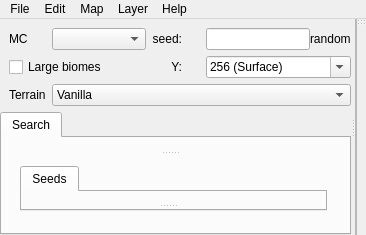
<?xml version="1.0" encoding="UTF-8"?>
<ui version="4.0">
 <class>MainWindow</class>
 <widget class="QMainWindow" name="MainWindow">
  <property name="windowTitle">
   <string>Cubiomes Viewer (Tectonic build)</string>
  </property>
  <property name="windowIcon">
   <iconset resource="../rc/icons.qrc">
    <normaloff>:/icons/logo.png</normaloff>:/icons/logo.png</iconset>
  </property>
  <widget class="QWidget" name="centralWidget">
   <layout class="QGridLayout" name="gridLayout_6">
    <property name="leftMargin">
     <number>0</number>
    </property>
    <property name="topMargin">
     <number>0</number>
    </property>
    <property name="rightMargin">
     <number>0</number>
    </property>
    <property name="bottomMargin">
     <number>0</number>
    </property>
    <item row="0" column="0">
     <widget class="QSplitter" name="splitterMap">
      <property name="orientation">
       <enum>Qt::Horizontal</enum>
      </property>
      <widget class="QFrame" name="controlFrame">
       <layout class="QVBoxLayout" name="verticalLayout_5">
        <property name="leftMargin">
         <number>0</number>
        </property>
        <property name="topMargin">
         <number>0</number>
        </property>
        <property name="rightMargin">
         <number>0</number>
        </property>
        <property name="bottomMargin">
         <number>0</number>
        </property>
        <item>
         <layout class="QGridLayout" name="gridMCSeed">
          <property name="leftMargin">
           <number>9</number>
          </property>
          <property name="topMargin">
           <number>9</number>
          </property>
          <item row="2" column="0">
           <widget class="QLabel" name="labelTectonic">
            <property name="toolTip">
             <string>Overworld terrain generator. Tectonic needs Minecraft 26.3.</string>
            </property>
            <property name="text">
             <string>Terrain</string>
            </property>
           </widget>
          </item>
          <item row="2" column="1" colspan="7">
           <widget class="StyledComboBox" name="comboTectonic">
            <property name="toolTip">
             <string>Overworld terrain generator. With Tectonic the biome map, the height layer and the height readout show the Tectonic mod's world (base surface height). Selecting it switches to Minecraft 26.3. Structures are not verified for Tectonic.</string>
            </property>
            <item>
             <property name="text">
              <string>Vanilla</string>
             </property>
            </item>
            <item>
             <property name="text">
              <string>Tectonic 3.0.31 (mod, default config)</string>
             </property>
            </item>
            <item>
             <property name="text">
              <string>Tectonic 3.0.29 (datapack)</string>
             </property>
            </item>
           </widget>
          </item>
          <item row="1" column="0" colspan="2">
           <widget class="QCheckBox" name="checkLarge">
            <property name="text">
             <string>Large biomes</string>
            </property>
           </widget>
          </item>
          <item row="0" column="1">
           <widget class="StyledComboBox" name="comboBoxMC">
            <property name="toolTip">
             <string>Minecraft version</string>
            </property>
            <property name="minimumContentsLength">
             <number>8</number>
            </property>
            <property name="iconSize">
             <size>
              <width>0</width>
              <height>16</height>
             </size>
            </property>
           </widget>
          </item>
          <item row="1" column="7">
           <widget class="StyledComboBox" name="comboY">
            <property name="sizePolicy">
             <sizepolicy hsizetype="Expanding" vsizetype="Fixed">
              <horstretch>0</horstretch>
              <verstretch>0</verstretch>
             </sizepolicy>
            </property>
            <property name="editable">
             <bool>true</bool>
            </property>
            <property name="maxVisibleItems">
             <number>12</number>
            </property>
            <item>
             <property name="text">
              <string>256 (Surface)</string>
             </property>
            </item>
            <item>
             <property name="text">
              <string>128 (Nether Roof)</string>
             </property>
            </item>
            <item>
             <property name="text">
              <string>62 (Sea Level)</string>
             </property>
            </item>
            <item>
             <property name="text">
              <string>48</string>
             </property>
            </item>
            <item>
             <property name="text">
              <string>32</string>
             </property>
            </item>
            <item>
             <property name="text">
              <string>16</string>
             </property>
            </item>
            <item>
             <property name="text">
              <string>0</string>
             </property>
            </item>
            <item>
             <property name="text">
              <string>-16</string>
             </property>
            </item>
            <item>
             <property name="text">
              <string>-32</string>
             </property>
            </item>
            <item>
             <property name="text">
              <string>-48</string>
             </property>
            </item>
            <item>
             <property name="text">
              <string>-64 (Bedrock)</string>
             </property>
            </item>
           </widget>
          </item>
          <item row="0" column="0">
           <widget class="QLabel" name="labelMC">
            <property name="toolTip">
             <string>Minecraft version</string>
            </property>
            <property name="text">
             <string>MC</string>
            </property>
           </widget>
          </item>
          <item row="0" column="7">
           <layout class="QHBoxLayout" name="horizontalLayout_2">
            <property name="spacing">
             <number>0</number>
            </property>
            <item>
             <widget class="QLineEdit" name="seedEdit">
              <property name="toolTip">
               <string>Press enter to accept</string>
              </property>
             </widget>
            </item>
            <item>
             <widget class="QLabel" name="labelSeedType">
              <property name="toolTip">
               <string>Seed can be an integer or text. Leave empty for a random seed</string>
              </property>
              <property name="text">
               <string>random</string>
              </property>
             </widget>
            </item>
           </layout>
          </item>
          <item row="1" column="3">
           <widget class="QLabel" name="labelY">
            <property name="toolTip">
             <string>Show map for this y-level</string>
            </property>
            <property name="text">
             <string>Y:</string>
            </property>
            <property name="alignment">
             <set>Qt::AlignRight|Qt::AlignTrailing|Qt::AlignVCenter</set>
            </property>
           </widget>
          </item>
          <item row="1" column="2">
           <widget class="QLabel" name="labelMono">
            <property name="font">
             <font>
              <family>Monospace</family>
             </font>
            </property>
            <property name="text">
             <string/>
            </property>
           </widget>
          </item>
          <item row="0" column="2" colspan="2">
           <widget class="QLabel" name="labelSeed">
            <property name="toolTip">
             <string>Seed can be an integer or text. Leave empty for a random seed</string>
            </property>
            <property name="text">
             <string>seed:</string>
            </property>
            <property name="alignment">
             <set>Qt::AlignRight|Qt::AlignTrailing|Qt::AlignVCenter</set>
            </property>
           </widget>
          </item>
         </layout>
        </item>
        <item>
         <widget class="QTabWidget" name="tabContainer">
          <property name="styleSheet">
           <string notr="true">QToolButton {
 	background-color: transparent;
}</string>
          </property>
          <property name="currentIndex">
           <number>0</number>
          </property>
          <widget class="QWidget" name="tabSearch">
           <property name="sizePolicy">
            <sizepolicy hsizetype="Expanding" vsizetype="Expanding">
             <horstretch>0</horstretch>
             <verstretch>0</verstretch>
            </sizepolicy>
           </property>
           <attribute name="title">
            <string>Search</string>
           </attribute>
           <layout class="QGridLayout" name="gridLayout_3">
            <property name="leftMargin">
             <number>0</number>
            </property>
            <item row="0" column="0">
             <widget class="QSplitter" name="splitterSearch">
              <property name="orientation">
               <enum>Qt::Vertical</enum>
              </property>
              <widget class="Collapsible" name="collapseConstraints" native="true">
               <property name="sizePolicy">
                <sizepolicy hsizetype="Expanding" vsizetype="Expanding">
                 <horstretch>0</horstretch>
                 <verstretch>0</verstretch>
                </sizepolicy>
               </property>
              </widget>
              <widget class="QWidget" name="gridLayoutWidget">
               <layout class="QGridLayout" name="gridLayout">
                <property name="leftMargin">
                 <number>18</number>
                </property>
                <item row="0" column="0">
                 <widget class="QTabWidget" name="tabContainerSearch">
                  <property name="currentIndex">
                   <number>0</number>
                  </property>
                  <widget class="QWidget" name="tabSeeds">
                   <attribute name="title">
                    <string>Seeds</string>
                   </attribute>
                   <layout class="QGridLayout" name="gridLayout_2">
                    <property name="leftMargin">
                     <number>0</number>
                    </property>
                    <property name="bottomMargin">
                     <number>0</number>
                    </property>
                    <item row="0" column="0">
                     <widget class="QSplitter" name="splitterSeeds">
                      <property name="orientation">
                       <enum>Qt::Vertical</enum>
                      </property>
                      <widget class="Collapsible" name="collapseGen48" native="true">
                       <property name="sizePolicy">
                        <sizepolicy hsizetype="Expanding" vsizetype="Expanding">
                         <horstretch>0</horstretch>
                         <verstretch>0</verstretch>
                        </sizepolicy>
                       </property>
                      </widget>
                      <widget class="Collapsible" name="collapseControl" native="true">
                       <property name="sizePolicy">
                        <sizepolicy hsizetype="Expanding" vsizetype="Expanding">
                         <horstretch>0</horstretch>
                         <verstretch>0</verstretch>
                        </sizepolicy>
                       </property>
                      </widget>
                     </widget>
                    </item>
                   </layout>
                  </widget>
                 </widget>
                </item>
               </layout>
              </widget>
             </widget>
            </item>
           </layout>
          </widget>
         </widget>
        </item>
       </layout>
      </widget>
      <widget class="QFrame" name="frameMap">
       <property name="frameShape">
        <enum>QFrame::StyledPanel</enum>
       </property>
       <property name="frameShadow">
        <enum>QFrame::Raised</enum>
       </property>
       <layout class="QGridLayout" name="gridLayout_4">
        <property name="leftMargin">
         <number>0</number>
        </property>
        <property name="topMargin">
         <number>0</number>
        </property>
        <property name="rightMargin">
         <number>0</number>
        </property>
        <property name="bottomMargin">
         <number>0</number>
        </property>
       </layout>
      </widget>
     </widget>
    </item>
   </layout>
  </widget>
  <widget class="QToolBar" name="toolBar">
   <property name="windowTitle">
    <string>Map controls</string>
   </property>
   <property name="layoutDirection">
    <enum>Qt::RightToLeft</enum>
   </property>
   <property name="autoFillBackground">
    <bool>false</bool>
   </property>
   <property name="styleSheet">
    <string notr="true">
QToolBar {
	border-radius: 0px;
	padding: 0px;
	spacing: 0px;
}

QToolButton {
	border-radius: 3px;
	padding: 1px;
	border: 0px solid;
	margin: 0px;
}
QToolButton:!checked {
}
QToolButton:checked {
	background-color: #8a9dc4;
}
</string>
   </property>
   <property name="movable">
    <bool>true</bool>
   </property>
   <property name="allowedAreas">
    <set>Qt::AllToolBarAreas</set>
   </property>
   <property name="orientation">
    <enum>Qt::Vertical</enum>
   </property>
   <property name="floatable">
    <bool>true</bool>
   </property>
   <attribute name="toolBarArea">
    <enum>RightToolBarArea</enum>
   </attribute>
   <attribute name="toolBarBreak">
    <bool>false</bool>
   </attribute>
  </widget>
  <widget class="QMenuBar" name="menuBar">
   <widget class="QMenu" name="menuMap">
    <property name="title">
     <string>Map</string>
    </property>
    <widget class="QMenu" name="menuHistory">
     <property name="enabled">
      <bool>false</bool>
     </property>
     <property name="title">
      <string>Previous seeds</string>
     </property>
     <addaction name="separator"/>
    </widget>
    <addaction name="menuHistory"/>
    <addaction name="actionOpenShadow"/>
    <addaction name="separator"/>
    <addaction name="actionDock"/>
    <addaction name="actionGoto"/>
    <addaction name="separator"/>
    <addaction name="actionScreenshot"/>
    <addaction name="actionExportImg"/>
    <addaction name="separator"/>
   </widget>
   <widget class="QMenu" name="menuHelp">
    <property name="title">
     <string>Help</string>
    </property>
    <addaction name="actionExamples"/>
    <addaction name="separator"/>
    <addaction name="actionAbout"/>
   </widget>
   <widget class="QMenu" name="menuFile">
    <property name="title">
     <string>File</string>
    </property>
    <addaction name="actionLoad"/>
    <addaction name="actionSave"/>
    <addaction name="separator"/>
    <addaction name="actionPresetLoad"/>
    <addaction name="separator"/>
    <addaction name="actionSearch_seed_list"/>
    <addaction name="actionSearch_full_seed_space"/>
    <addaction name="separator"/>
    <addaction name="actionQuit"/>
   </widget>
   <widget class="QMenu" name="menuEdit">
    <property name="title">
     <string>Edit</string>
    </property>
    <addaction name="actionCopy"/>
    <addaction name="actionPaste"/>
    <addaction name="separator"/>
    <addaction name="actionAddShadow"/>
    <addaction name="separator"/>
    <addaction name="actionRedistribute"/>
    <addaction name="separator"/>
    <addaction name="actionExtGen"/>
    <addaction name="actionBiomeColors"/>
    <addaction name="actionToolbarConfig"/>
    <addaction name="actionPreferences"/>
   </widget>
   <widget class="QMenu" name="menuLayer">
    <property name="title">
     <string>Layer</string>
    </property>
    <addaction name="actionLayerDisplay"/>
    <addaction name="separator"/>
    <addaction name="actionBiomes"/>
    <addaction name="separator"/>
    <addaction name="actionParaTemperature"/>
    <addaction name="actionParaHumidity"/>
    <addaction name="actionParaContinentalness"/>
    <addaction name="actionParaErosion"/>
    <addaction name="actionParaDepth"/>
    <addaction name="actionParaWeirdness"/>
    <addaction name="separator"/>
    <addaction name="actionRiver"/>
    <addaction name="actionOceanTemp"/>
    <addaction name="separator"/>
    <addaction name="actionNoOceans"/>
    <addaction name="actionBetaTemperature"/>
    <addaction name="actionBetaHumidity"/>
    <addaction name="separator"/>
    <addaction name="actionHeight"/>
    <addaction name="actionStructures"/>
    <addaction name="separator"/>
   </widget>
   <addaction name="menuFile"/>
   <addaction name="menuEdit"/>
   <addaction name="menuMap"/>
   <addaction name="menuLayer"/>
   <addaction name="menuHelp"/>
  </widget>
  <action name="actionAbout">
   <property name="text">
    <string>About</string>
   </property>
  </action>
  <action name="actionOpenShadow">
   <property name="text">
    <string>Open shadow seed</string>
   </property>
  </action>
  <action name="actionSave">
   <property name="text">
    <string>Save session...</string>
   </property>
   <property name="shortcut">
    <string>Ctrl+S</string>
   </property>
  </action>
  <action name="actionLoad">
   <property name="text">
    <string>Load session...</string>
   </property>
   <property name="shortcut">
    <string>Ctrl+O</string>
   </property>
  </action>
  <action name="actionSearch_seed_list">
   <property name="text">
    <string>Search seed list...</string>
   </property>
   <property name="toolTip">
    <string>Load seeds from file for search</string>
   </property>
  </action>
  <action name="actionSearch_full_seed_space">
   <property name="text">
    <string>Search full seed space</string>
   </property>
  </action>
  <action name="actionCopy">
   <property name="text">
    <string>Copy seeds from list</string>
   </property>
  </action>
  <action name="actionPaste">
   <property name="text">
    <string>Paste seeds into list</string>
   </property>
  </action>
  <action name="actionPreferences">
   <property name="text">
    <string>Edit preferences...</string>
   </property>
  </action>
  <action name="actionQuit">
   <property name="text">
    <string>Quit</string>
   </property>
  </action>
  <action name="actionAddShadow">
   <property name="text">
    <string>Add shadow for all seeds</string>
   </property>
  </action>
  <action name="actionExtGen">
   <property name="text">
    <string>Advanced world settings...</string>
   </property>
  </action>
  <action name="actionExamples">
   <property name="text">
    <string>Example filters...</string>
   </property>
  </action>
  <action name="actionPresetSave">
   <property name="text">
    <string>Save filter as preset...</string>
   </property>
  </action>
  <action name="actionPresetLoad">
   <property name="text">
    <string>Load filter preset...</string>
   </property>
  </action>
  <action name="actionBiomeColors">
   <property name="text">
    <string>Edit biome colors...</string>
   </property>
  </action>
  <action name="actionBiomes">
   <property name="checkable">
    <bool>true</bool>
   </property>
   <property name="checked">
    <bool>true</bool>
   </property>
   <property name="text">
    <string>Biome scales (default)</string>
   </property>
   <property name="shortcut">
    <string>Alt+B</string>
   </property>
  </action>
  <action name="actionGoto">
   <property name="text">
    <string>Go to...</string>
   </property>
   <property name="shortcut">
    <string>Ctrl+G</string>
   </property>
  </action>
  <action name="actionOceanTemp">
   <property name="checkable">
    <bool>true</bool>
   </property>
   <property name="text">
    <string>(1.13 - 1.17) O. Temp. 1:256</string>
   </property>
   <property name="shortcut">
    <string>Alt+O</string>
   </property>
  </action>
  <action name="actionRiver">
   <property name="checkable">
    <bool>true</bool>
   </property>
   <property name="text">
    <string>(1.13 - 1.17) River Mix 1:4</string>
   </property>
   <property name="shortcut">
    <string>Alt+R</string>
   </property>
  </action>
  <action name="actionExportImg">
   <property name="text">
    <string>Export biomes as image...</string>
   </property>
  </action>
  <action name="actionToolbarConfig">
   <property name="text">
    <string>Edit map tools...</string>
   </property>
  </action>
  <action name="actionParaTemperature">
   <property name="checkable">
    <bool>true</bool>
   </property>
   <property name="text">
    <string>(1.18+) Temperature</string>
   </property>
   <property name="shortcut">
    <string>Alt+T</string>
   </property>
  </action>
  <action name="actionParaHumidity">
   <property name="checkable">
    <bool>true</bool>
   </property>
   <property name="text">
    <string>(1.18+) Humidity</string>
   </property>
   <property name="shortcut">
    <string>Alt+H</string>
   </property>
  </action>
  <action name="actionParaContinentalness">
   <property name="checkable">
    <bool>true</bool>
   </property>
   <property name="text">
    <string>(1.18+) Continentalness</string>
   </property>
   <property name="shortcut">
    <string>Alt+C</string>
   </property>
  </action>
  <action name="actionParaErosion">
   <property name="checkable">
    <bool>true</bool>
   </property>
   <property name="text">
    <string>(1.18+) Erosion</string>
   </property>
   <property name="shortcut">
    <string>Alt+E</string>
   </property>
  </action>
  <action name="actionParaWeirdness">
   <property name="checkable">
    <bool>true</bool>
   </property>
   <property name="text">
    <string>(1.18+) Weirdness</string>
   </property>
   <property name="shortcut">
    <string>Alt+W</string>
   </property>
  </action>
  <action name="actionParaDepth">
   <property name="checkable">
    <bool>true</bool>
   </property>
   <property name="text">
    <string>(1.18+) Depth</string>
   </property>
   <property name="shortcut">
    <string>Alt+D</string>
   </property>
  </action>
  <action name="actionStructures">
   <property name="checkable">
    <bool>true</bool>
   </property>
   <property name="text">
    <string>Structure potential (48-bit)</string>
   </property>
   <property name="shortcut">
    <string>Alt+S</string>
   </property>
  </action>
  <action name="actionScreenshot">
   <property name="text">
    <string>Take screenshot</string>
   </property>
   <property name="shortcut">
    <string>Ctrl+Shift+S</string>
   </property>
  </action>
  <action name="actionDock">
   <property name="text">
    <string>Undock map</string>
   </property>
  </action>
  <action name="actionHeight">
   <property name="checkable">
    <bool>true</bool>
   </property>
   <property name="text">
    <string>Approx. surface height</string>
   </property>
   <property name="shortcut">
    <string>Alt+Y</string>
   </property>
  </action>
  <action name="actionLayerDisplay">
   <property name="text">
    <string>Display options...</string>
   </property>
  </action>
  <action name="actionNoOceans">
   <property name="checkable">
    <bool>true</bool>
   </property>
   <property name="text">
    <string>(Beta 1.7) No beta oceans</string>
   </property>
  </action>
  <action name="actionBetaTemperature">
   <property name="checkable">
    <bool>true</bool>
   </property>
   <property name="text">
    <string>(Beta 1.7) Temperature</string>
   </property>
  </action>
  <action name="actionBetaHumidity">
   <property name="checkable">
    <bool>true</bool>
   </property>
   <property name="text">
    <string>(Beta 1.7) Humidity</string>
   </property>
  </action>
  <action name="actionRedistribute">
   <property name="text">
    <string>Redistribute condition IDs</string>
   </property>
  </action>
 </widget>
 <layoutdefault spacing="6" margin="11"/>
 <customwidgets>
  <customwidget>
   <class>StyledComboBox</class>
   <extends>QComboBox</extends>
   <header>src/widgets.h</header>
  </customwidget>
  <customwidget>
   <class>Collapsible</class>
   <extends>QWidget</extends>
   <header>src/widgets.h</header>
   <container>1</container>
  </customwidget>
 </customwidgets>
 <resources>
  <include location="../rc/icons.qrc"/>
 </resources>
 <connections/>
</ui>
